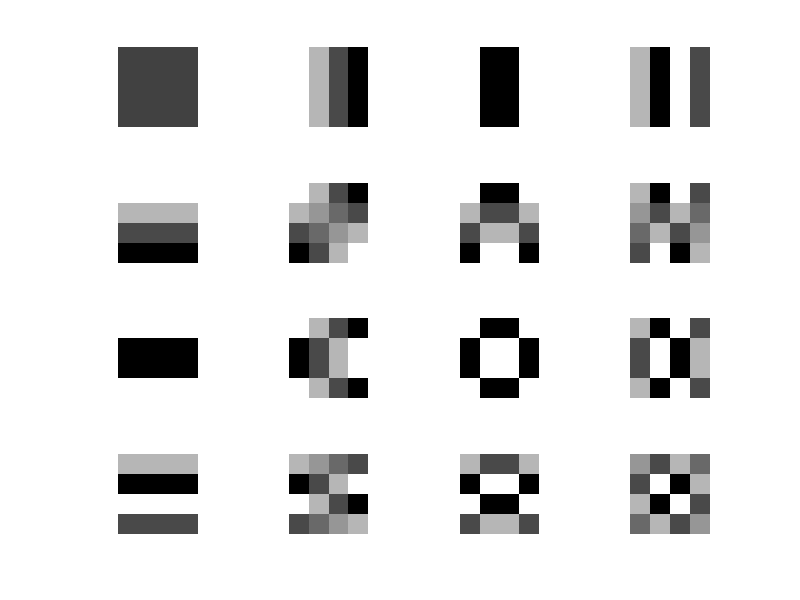

This chart was generated by the following MATLAB code:
%%//DCT TRANSFORM(BASIS FUNCTION)//%%

clc;
clear all;
close all;
 a=dctmtx(4);   
 [m n]=size(a);
t=a';
for i=1:m
for j=1:n
if i==1
p(j,1)=t(j,i);
elseif i==2
p(j+4,1)=t(j,i);
elseif i==3
p(j+8,1)=t(j,i);
elseif i==4
p(j+12,1)=t(j,i);
end
end
end
q=p';
r=p*q;
c=m*n;
h=1;
for e=1:m:c
for f=1:n:c
for o=1:m
for q=1:n
g(o,q)=r(e+o-1,f+q-1);
end
end
        s=mat2gray(g);
subplot(m,n,h);
imshow(s)
        h=h+1;
end
end


